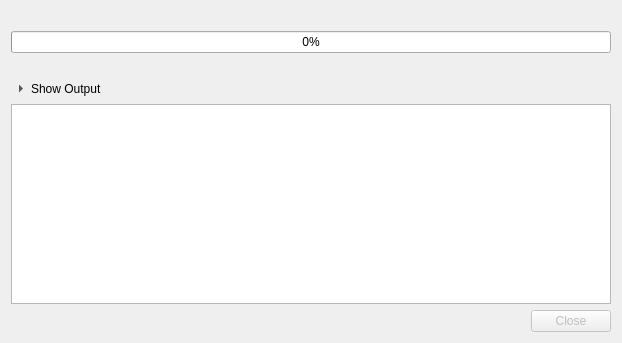
<?xml version="1.0" encoding="UTF-8"?>
<ui version="4.0">
 <class>ProgressDialog</class>
 <widget class="QDialog" name="ProgressDialog">
  <property name="geometry">
   <rect>
    <x>0</x>
    <y>0</y>
    <width>618</width>
    <height>291</height>
   </rect>
  </property>
  <layout class="QGridLayout" name="gridLayout">
   <item row="2" column="0">
    <widget class="QLabel" name="labelOperation">
     <property name="sizePolicy">
      <sizepolicy hsizetype="Fixed" vsizetype="Preferred">
       <horstretch>0</horstretch>
       <verstretch>0</verstretch>
      </sizepolicy>
     </property>
    </widget>
   </item>
   <item row="6" column="0" colspan="2">
    <widget class="QPlainTextEdit" name="output">
     <property name="minimumSize">
      <size>
       <width>600</width>
       <height>200</height>
      </size>
     </property>
     <property name="lineWrapMode">
      <enum>QPlainTextEdit::NoWrap</enum>
     </property>
    </widget>
   </item>
   <item row="7" column="0" colspan="2">
    <widget class="QDialogButtonBox" name="buttonBox">
     <property name="enabled">
      <bool>false</bool>
     </property>
     <property name="standardButtons">
      <set>QDialogButtonBox::Close</set>
     </property>
    </widget>
   </item>
   <item row="3" column="0" colspan="2">
    <widget class="QProgressBar" name="progressBar">
     <property name="visible">
      <bool>false</bool>
     </property>
     <property name="minimum">
      <number>0</number>
     </property>
     <property name="maximum">
      <number>100</number>
     </property>
     <property name="value">
      <number>0</number>
     </property>
    </widget>
   </item>
   <item row="4" column="0" colspan="2">
    <widget class="QLabel" name="progressDetail">
     <property name="visible">
      <bool>false</bool>
     </property>
     <property name="sizePolicy">
      <sizepolicy hsizetype="Preferred" vsizetype="Fixed">
       <horstretch>0</horstretch>
       <verstretch>0</verstretch>
      </sizepolicy>
     </property>
     <property name="textInteractionFlags">
      <set>Qt::TextSelectableByMouse</set>
     </property>
    </widget>
   </item>
   <item row="5" column="0" colspan="2">
    <widget class="QToolButton" name="buttonShowOutput">
     <property name="sizePolicy">
      <sizepolicy hsizetype="Fixed" vsizetype="Fixed">
       <horstretch>0</horstretch>
       <verstretch>0</verstretch>
      </sizepolicy>
     </property>
     <property name="styleSheet">
      <string notr="true">QToolButton { border: none; }</string>
     </property>
     <property name="text">
      <string>Show Output</string>
     </property>
     <property name="checkable">
      <bool>true</bool>
     </property>
     <property name="toolButtonStyle">
      <enum>Qt::ToolButtonTextBesideIcon</enum>
     </property>
     <property name="arrowType">
      <enum>Qt::RightArrow</enum>
     </property>
    </widget>
   </item>
   <item row="2" column="1">
    <widget class="QLabel" name="labelInfo">
     <property name="sizePolicy">
      <sizepolicy hsizetype="Preferred" vsizetype="Fixed">
       <horstretch>0</horstretch>
       <verstretch>0</verstretch>
      </sizepolicy>
     </property>
    </widget>
   </item>
  </layout>
 </widget>
 <tabstops>
  <tabstop>buttonShowOutput</tabstop>
  <tabstop>output</tabstop>
 </tabstops>
 <resources/>
 <connections/>
</ui>
